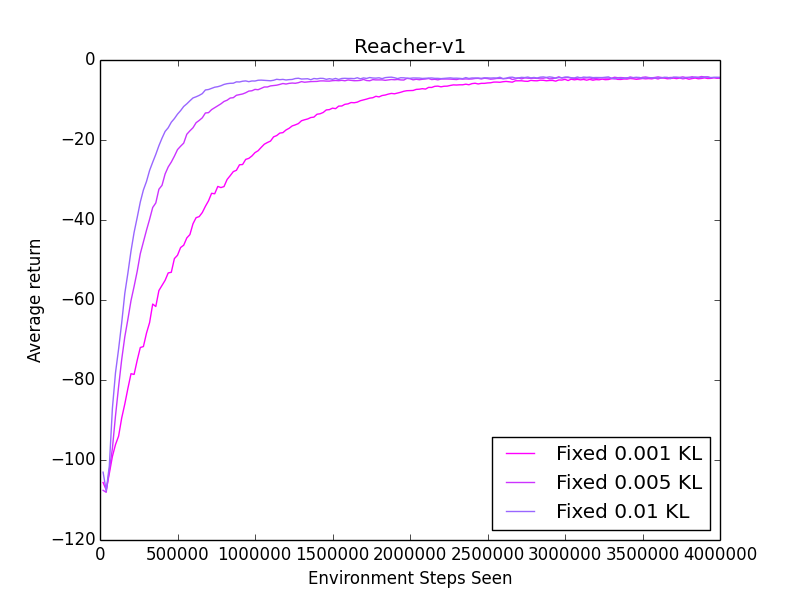

Generate this figure with Python:
import numpy as np
import matplotlib.pyplot as plt
import json
import sys

times = []
rewards = []
t = []
r = []

trials = ["Reacher-v1-none-20000.000000-0.001000-0.000000-0.000000","Reacher-v1-none-20000.000000-0.005000-0.000000-0.000000","Reacher-v1-none-20000.000000-0.010000-0.000000-0.000000"]
names = ["Fixed 0.001 KL", "Fixed 0.005 KL", "Fixed 0.01 KL"]

for i in xrange(len(trials)):
    with open(trials[i]) as data_file:
        data = json.load(data_file)

    times.append([])
    rewards.append([])
    totaltime = 0

    time_since = 0
    avg = 0
    avgcount = 0

    for e in xrange(len(data["mean_reward"])):
        totaltime += data["timesteps"][e]

        time_since += data["timesteps"][e]
        avg += data["mean_reward"][e]
        avgcount += 1

        if time_since > 10000:
            time_since = 0
            # totaltime += 1
            if i == 0:
                times[i].append(totaltime)
            else:
                times[i].append(totaltime)
            rewards[i].append(data["mean_reward"][e])

            avg = 0
            avgcount = 0

    t.append(np.array(times[i]))
    r.append(np.array(rewards[i]))

    plt.plot(t[i],r[i],color=(1 - (i/5.0),i/5.0,1.0),label=names[i])

plt.xlabel("Environment Steps Seen")
plt.ylabel("Average return")
plt.legend(loc=4)
plt.title("Reacher-v1")
plt.show()
